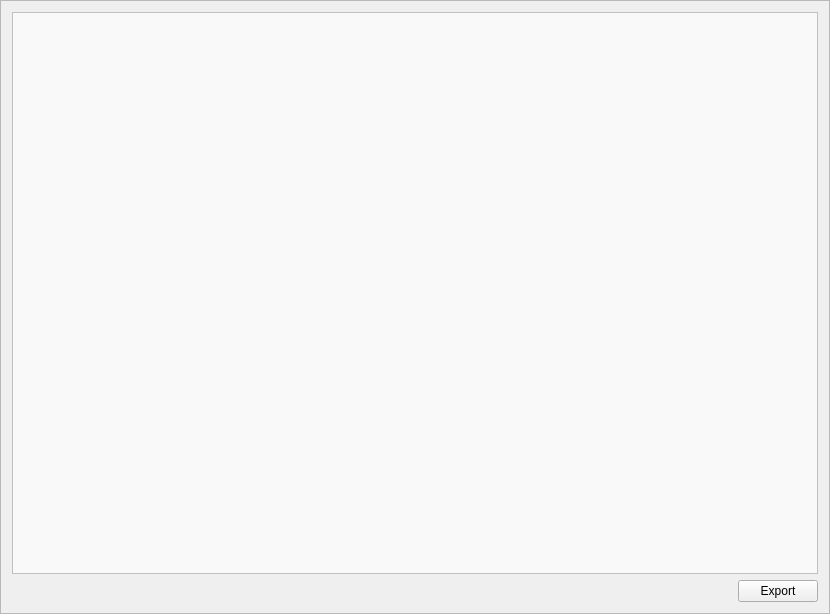
<?xml version="1.0" encoding="UTF-8"?>
<ui version="4.0">
 <class>TransactionsFrame</class>
 <widget class="QFrame" name="TransactionsFrame">
  <property name="geometry">
   <rect>
    <x>0</x>
    <y>0</y>
    <width>830</width>
    <height>614</height>
   </rect>
  </property>
  <property name="windowTitle">
   <string>Frame</string>
  </property>
  <property name="frameShape">
   <enum>QFrame::StyledPanel</enum>
  </property>
  <property name="frameShadow">
   <enum>QFrame::Raised</enum>
  </property>
  <layout class="QVBoxLayout" name="verticalLayout">
   <item>
    <widget class="QTreeView" name="m_transactionsView">
     <property name="styleSheet">
      <string notr="true">color: rgb(0, 0, 0);
border-color:  rgb(76, 60, 77);
background-color: rgb(249, 249, 249);</string>
     </property>
     <property name="sizeAdjustPolicy">
      <enum>QAbstractScrollArea::AdjustIgnored</enum>
     </property>
     <property name="editTriggers">
      <set>QAbstractItemView::AnyKeyPressed|QAbstractItemView::CurrentChanged|QAbstractItemView::EditKeyPressed|QAbstractItemView::SelectedClicked</set>
     </property>
     <property name="alternatingRowColors">
      <bool>true</bool>
     </property>
     <property name="rootIsDecorated">
      <bool>false</bool>
     </property>
     <property name="uniformRowHeights">
      <bool>true</bool>
     </property>
     <property name="itemsExpandable">
      <bool>false</bool>
     </property>
     <property name="sortingEnabled">
      <bool>false</bool>
     </property>
     <attribute name="headerCascadingSectionResizes">
      <bool>true</bool>
     </attribute>
     <attribute name="headerShowSortIndicator" stdset="0">
      <bool>false</bool>
     </attribute>
    </widget>
   </item>
   <item>
    <layout class="QHBoxLayout" name="horizontalLayout">
     <item>
      <spacer name="horizontalSpacer">
       <property name="orientation">
        <enum>Qt::Horizontal</enum>
       </property>
       <property name="sizeHint" stdset="0">
        <size>
         <width>40</width>
         <height>20</height>
        </size>
       </property>
      </spacer>
     </item>
     <item>
      <widget class="QPushButton" name="m_csvButton">
       <property name="text">
        <string>Export</string>
       </property>
       <property name="icon">
        <iconset resource="../../resources.qrc">
         <normaloff>:/icons/export</normaloff>:/icons/export</iconset>
       </property>
      </widget>
     </item>
    </layout>
   </item>
  </layout>
 </widget>
 <resources>
  <include location="../../resources.qrc"/>
 </resources>
 <connections>
  <connection>
   <sender>m_csvButton</sender>
   <signal>clicked()</signal>
   <receiver>TransactionsFrame</receiver>
   <slot>exportToCsv()</slot>
   <hints>
    <hint type="sourcelabel">
     <x>761</x>
     <y>587</y>
    </hint>
    <hint type="destinationlabel">
     <x>414</x>
     <y>306</y>
    </hint>
   </hints>
  </connection>
  <connection>
   <sender>m_transactionsView</sender>
   <signal>doubleClicked(QModelIndex)</signal>
   <receiver>TransactionsFrame</receiver>
   <slot>showTransactionDetails(QModelIndex)</slot>
   <hints>
    <hint type="sourcelabel">
     <x>414</x>
     <y>287</y>
    </hint>
    <hint type="destinationlabel">
     <x>414</x>
     <y>306</y>
    </hint>
   </hints>
  </connection>
 </connections>
 <slots>
  <slot>exportToCsv()</slot>
  <slot>showTransactionDetails(QModelIndex)</slot>
 </slots>
</ui>
